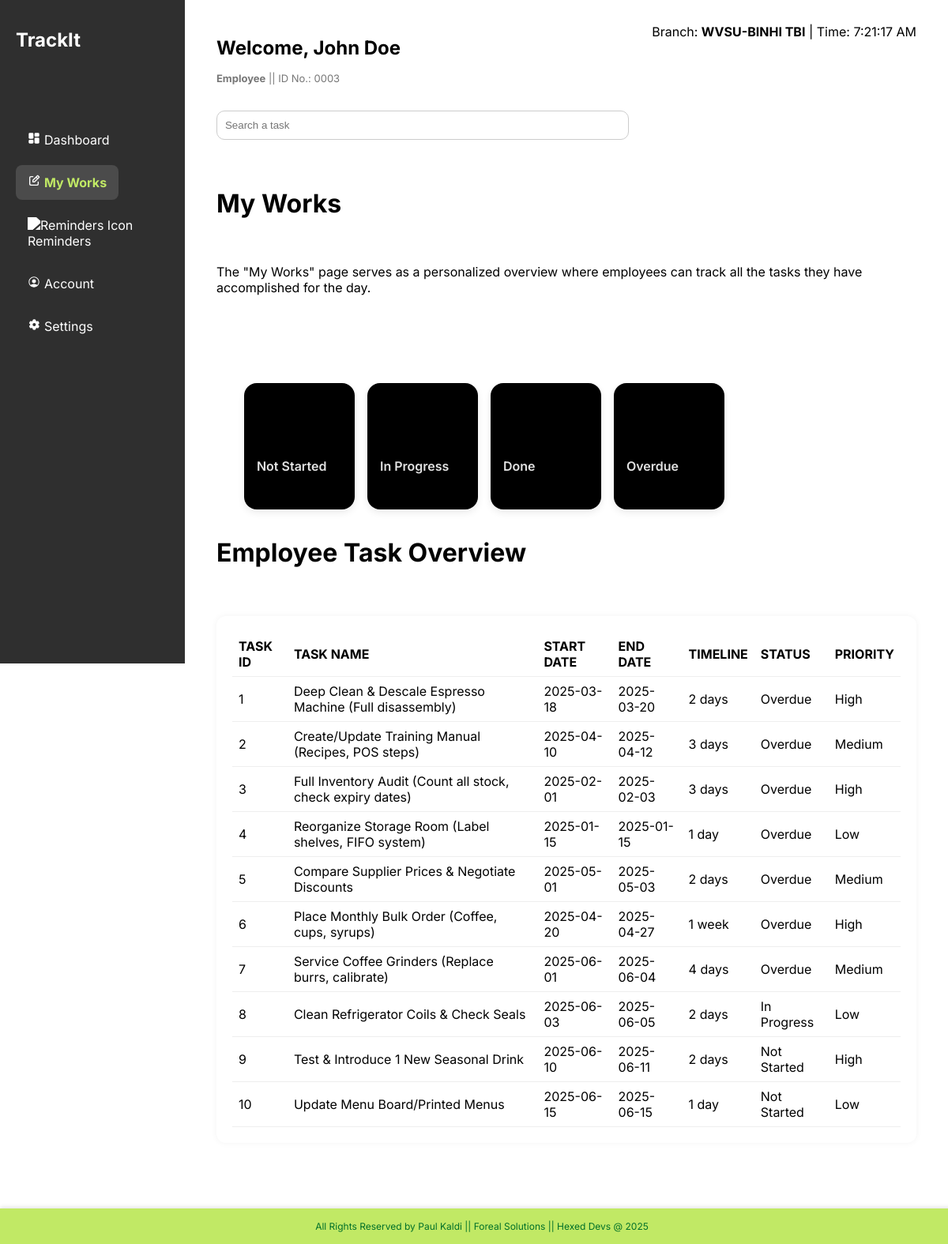
The page /emp_works.php (signed in) on the database its author committed.
### tables this page shows
CREATE TABLE `tasks` (
  `id` INT AUTO_INCREMENT PRIMARY KEY,
  `assigned_by` INT NOT NULL,
  `assigned_to` INT NOT NULL,
  `template_id` INT NOT NULL,
  `timeline` VARCHAR(255) NOT NULL,
  `status` ENUM('Not Started', 'In Progress', 'Done', 'Overdue') NOT NULL DEFAULT 'Not Started',
  `start_date` DATE NOT NULL,
  `end_date` DATE NOT NULL,
  `priority` ENUM('High', 'Medium', 'Low') NOT NULL DEFAULT 'medium',
  `created_at` TIMESTAMP DEFAULT CURRENT_TIMESTAMP,
  FOREIGN KEY (`assigned_by`) REFERENCES `users`(`uid`) ON DELETE CASCADE,
  FOREIGN KEY (`assigned_to`) REFERENCES `users`(`uid`) ON DELETE CASCADE,
  FOREIGN KEY (`template_id`) REFERENCES `task_templates`(`id`) ON DELETE CASCADE
);

CREATE TABLE `task_templates` (
  `id` INT AUTO_INCREMENT PRIMARY KEY,
  `description` VARCHAR(255) NOT NULL
);

### database/queries.php (called while the page is built, shortened)
<?php
function getEmployeeTasks($employeeId, $limit = null)
{
  $conn = connect_to_database();
  $tasks = [];
  $sql = "
    SELECT
      t.id AS id,
      manager.uid AS manager_id,
      CONCAT(manager.firstname, ' ', manager.lastname) AS manager_name,
      tt.description AS task,
      t.start_date,
      t.end_date,
      t.timeline,
      t.status,
      t.priority
    FROM tasks t
    JOIN task_templates tt ON t.template_id = tt.id
    JOIN users manager ON manager.uid = t.assigned_by
    WHERE t.assigned_to = $employeeId
  ";
  $result = $conn->query($sql);
  if ($result) {
    while ($row = $result->fetch_assoc()) {
      $tasks[] = $row;
    }
  }
  return $tasks;
}

### emp_works.php (the view, shortened to what this page needs)
<?php
include "database/queries.php";
$userFullname = $_SESSION['full_name'] ?? '';
$userId = $_SESSION["uid"] ?? 0;
$tasks = getEmployeeTasks($_SESSION["uid"]);
$statusCounts = [
  'Not Started' => 0,
  'In Progress' => 0,
  'Done' => 0,
  'Overdue' => 0
];
foreach ($tasks as $task) {
  if (isset($statusCounts[$task['status']])) {
    $statusCounts[$task['status']]++;
  }
}
?>
<!DOCTYPE html>
<html lang="en">
<head>
  <link rel="stylesheet" href="assets/css/emp-db.css" type="text/css" />
</head>
<body>
  <div class="layout">
    <?php include './php/includes/emp_sidebar.php'; ?>
    <main class="emp-main-content">
      <header class="emp-header">
        <div>
          <h1>Welcome, <?= $userFullname ?></h1>
          <p class="emp-id"><b>Employee</b> || ID No.: <?= str_pad($userId, 4, '0', STR_PAD_LEFT) ?>
          </p>
        </div>
        <div class="emp-branch-info">
          <span>Branch: <strong>WVSU-BINHI TBI</strong> | Time: </span>
          <span id="clock">--:--:--</span>
        </div>
      </header>
      <div class="emp-search-filter">
        <input type="text" id="searchBar" placeholder="Search a task" onkeyup="searchTasks()" />
      </div>
      <div class="emp-title">
        <h1><br>My Works</h1><br>
        <p>The "My Works" page serves as a personalized overview where employees can track all the tasks they have
          accomplished for the day.</p><br><br><br>
      </div>
      <div class="emp-filters">
        <button type="button">Not Started </button>
        <button type="button">In Progress </button>
        <button type="button">Done <span id="count-done"><?php echo $statusCounts['Done']; ?></span></button>
        <button type="button">Overdue <span id="count-overdue"><?php echo $statusCounts['Overdue']; ?></span></button>
      </div>
      <div class="emp-title">
        <h1>Employee Task Overview</h1><br>
      </div>
      <section class="emp-task-table">
        <table>
          <thead>
            <tr>
              <th>TASK ID</th>
              <th>TASK NAME</th>
              <th>START DATE</th>
              <th>END DATE</th>
              <th>TIMELINE</th>
              <th>STATUS</th>
              <th>PRIORITY</th>
            </tr>
          </thead>
          <tbody>
            <?php foreach ($tasks as $task): ?>
              <tr>
                <td><?= $task['id'] ?></td>
                <td><?= $task['task'] ?></td>
                <td><?= $task['start_date'] ?></td>
                <td><?= $task['end_date'] ?></td>
                <td><?= $task['timeline'] ?></td>
                <td><?= $task['status'] ?></td>
                <td><?= $task['priority'] ?></td>
              </tr>
            <?php endforeach; ?>
          </tbody>
        </table>
      </section>
    </main>
  </div>
  <div class="fill-in-footer">
    <h3>All Rights Reserved by Paul Kaldi || Foreal Solutions || Hexed Devs @ 2025</h3>
  </div>
</body>
</html>

### assets/css/emp-db.css (style rules this page uses)
body { font-family: "Inter", sans-serif; margin: 0; }
.layout { display: flex; min-height: 100vh; }
.emp-main-content { height: 100%; flex-grow: 1; padding: 30px 40px; padding-bottom: 8rem; }
.emp-header { display: flex; justify-content: space-between; align-items: flex-start; margin-bottom: 20px; }
.emp-header h1 { font-size: 24px; }
.emp-id { font-size: 13px; color: #777; margin-top: 5px; align-items: start; }
.emp-search-filter { margin-bottom: 0px; }
.emp-search-filter input[type="text"] { width: 500px; padding: 10px; border: 1px solid #ccc; border-radius: 10px; outline: none; }
.emp-filters { display: flex; gap: 1rem; margin: 35px; flex-wrap: wrap; }
.emp-filters button { width: 140px; height: 160px; border-radius: 16px; border: none; cursor: pointer; font-family: "Inter", sans-serif; font-weight: 600; font-size: 1rem; background-color: #000000; color: #e2e2e2; display: flex; flex-direction: column; justify-content: flex-end; padding: 1rem; box-shadow: 0 4px 10px rgba(0, 0, 0, 0.08); transition: transform 0.3s ease, background-color 0.3s ease, color 0.3s ease, width 0.3s ease; }
.emp-task-table { margin-top: 20px; background: white; border-radius: 12px; padding: 20px; box-shadow: 0 0 8px rgba(0, 0, 0, 0.05); }
.emp-task-table table { width: 100%; border-collapse: collapse; }
.emp-task-table th, .emp-task-table td { text-align: left; padding: 8px; border-bottom: 1px solid #eee; }
.fill-in-footer { position: fixed; bottom: 0; left: 0; width: 100%; background-color: #c1e965; color: #007029; text-align: center; padding: 15px 10px; font-family: "Inter" sans-serif; font-size: 14px; z-index: 1000; box-shadow: 0 -2px 5px rgba(0, 0, 0, 0.1); }
.fill-in-footer h3 { margin: 0; font-weight: 400; font-size: 12px; }
button { padding: 6px 12px; border: none; border-radius: 6px; cursor: pointer; }

### rows shown on the page
tasks: id "1", template.description "Deep Clean & Descale Espresso Machine (Full disassembly)", start_date "2025-03-18", end_date "2025-03-20", timeline "2 days", status "Overdue", priority "High"
tasks: id "2", template.description "Create/Update Training Manual (Recipes, POS steps)", start_date "2025-04-10", end_date "2025-04-12", timeline "3 days", status "Overdue", priority "Medium"
tasks: id "3", template.description "Full Inventory Audit (Count all stock, check expiry dates)", start_date "2025-02-01", end_date "2025-02-03", timeline "3 days", status "Overdue", priority "High"
tasks: id "4", template.description "Reorganize Storage Room (Label shelves, FIFO system)", start_date "2025-01-15", end_date "2025-01-15", timeline "1 day", status "Overdue", priority "Low"
tasks: id "5", template.description "Compare Supplier Prices & Negotiate Discounts", start_date "2025-05-01", end_date "2025-05-03", timeline "2 days", status "Overdue", priority "Medium"
tasks: id "6", template.description "Place Monthly Bulk Order (Coffee, cups, syrups)", start_date "2025-04-20", end_date "2025-04-27", timeline "1 week", status "Overdue", priority "High"
tasks: id "7", template.description "Service Coffee Grinders (Replace burrs, calibrate)", start_date "2025-06-01", end_date "2025-06-04", timeline "4 days", status "Overdue", priority "Medium"
tasks: id "8", template.description "Clean Refrigerator Coils & Check Seals", start_date "2025-06-03", end_date "2025-06-05", timeline "2 days", status "In Progress", priority "Low"
tasks: id "9", template.description "Test & Introduce 1 New Seasonal Drink", start_date "2025-06-10", end_date "2025-06-11", timeline "2 days", status "Not Started", priority "High"
tasks: id "10", template.description "Update Menu Board/Printed Menus", start_date "2025-06-15", end_date "2025-06-15", timeline "1 day", status "Not Started", priority "Low"

### other values the page prints
$userFullname "John Doe"
str_pad($userId, 4, '0', STR_PAD_LEFT) "0003"
